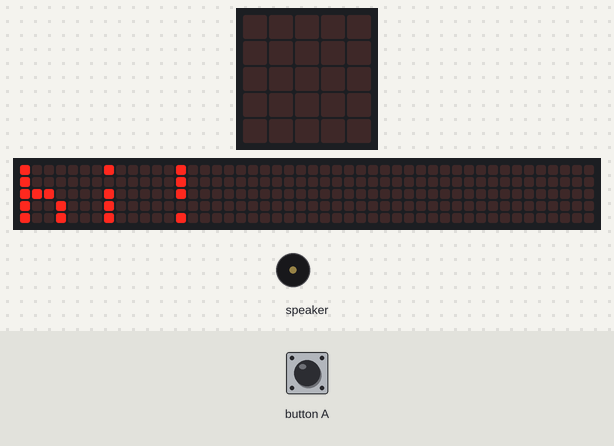
The program below on a simulated Calliope mini (MakeCode). On the bench: the board's 5×5 LED display, a strip that is not on the board, showing the scrolling text unrolled, buzzer (waves = sounding). The test bench sets the inputs (shaded band). The 48×5 strip is a reading aid, not a part: it shows the text the display is scrolling, unrolled, one strip-width of it at a time.

Above: at 2.9 s.
At 5.4 s:
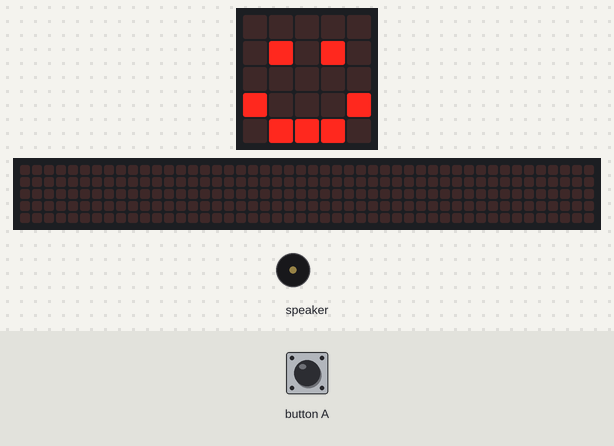
5.5 s: button A pressed for 0.15 s
At 6.0 s:
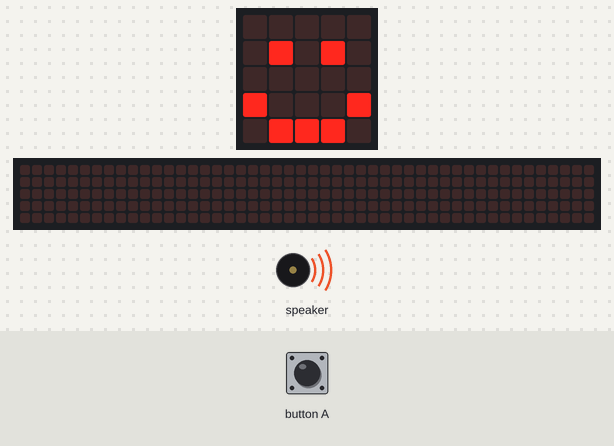
6.2 s: button A pressed for 0.15 s
At 19.81 s:
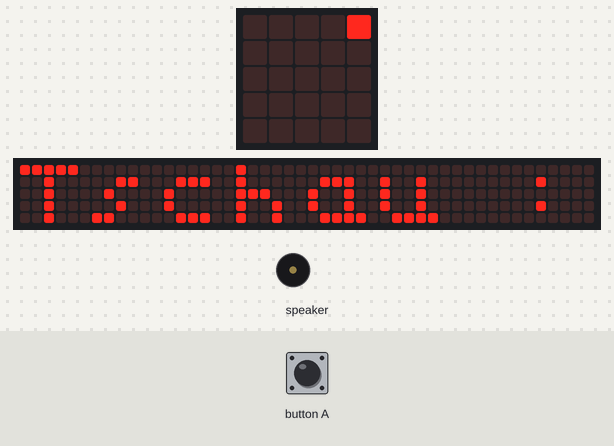
Timing chart, 0 to 21.3 s (numbered marks = the images above; inputs shaded):
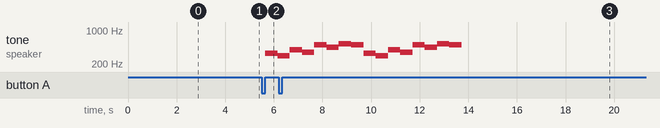

Measured:
- after the input at 5.5 s, tone on speaker: silent → 330 Hz after 0.15 s, → 294 Hz 0.51 s later
- what the display in image 0 shows lasts 0.7 s, from 2.9 s to 3.6 s

The program:

main.ts
```typescript
music.onEvent(MusicEvent.MelodyEnded, function () {
    basic.showString("Tschau : )")
})
input.onButtonEvent(Button.A, input.buttonEventClick(), function () {
    music.play(music.stringPlayable("E D G F B A C5 B ", 120), music.PlaybackMode.UntilDone)
})
basic.showString("hi!")
basic.showIcon(IconNames.Happy)
```

test.ts
```typescript
// Hier kann man Tests durchführen; diese Datei wird nicht kompiliert, wenn dieses Paket als Erweiterung verwendet wird.
```
